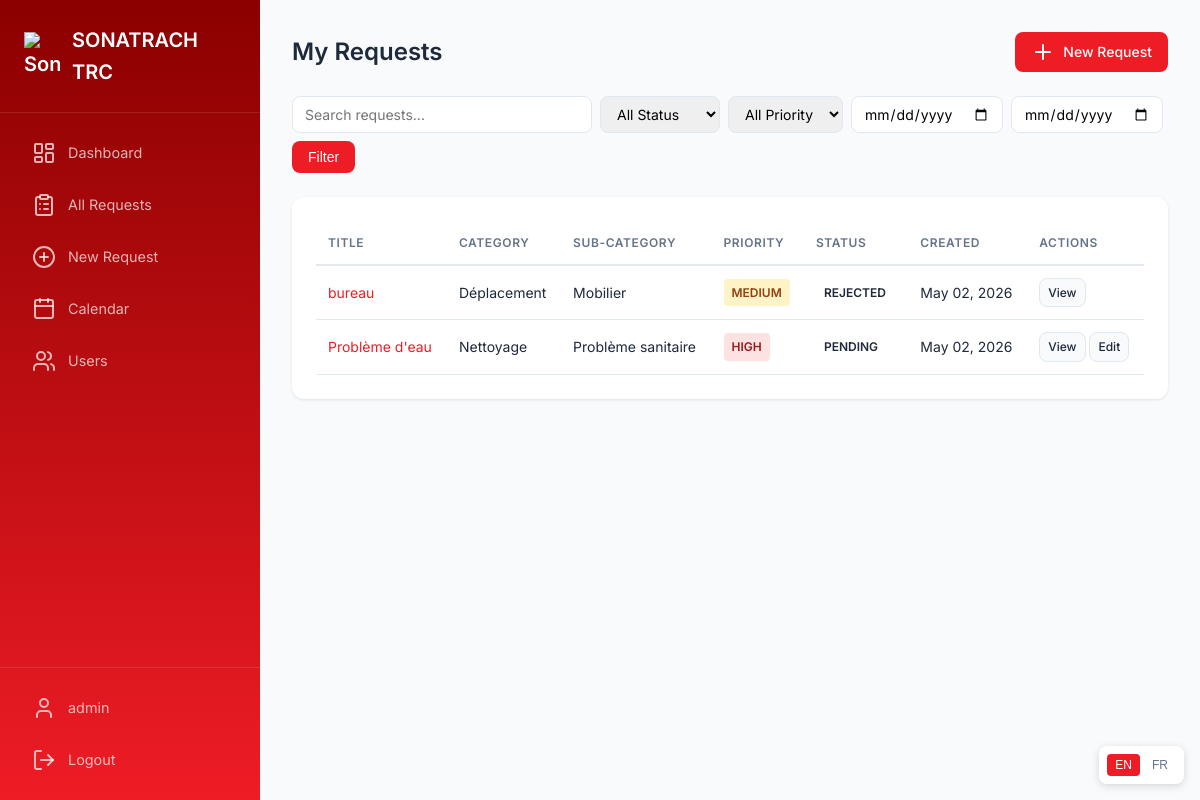
Screenshot of /requests/ (signed in) with the database file from the repository.
### requests_app/models.py (models this page shows, shortened)
class MaintenanceRequest(models.Model):
    REQUEST_CATEGORY_CHOICES = [
        ('deplacement', 'Déplacement'),
        ('nettoyage', 'Nettoyage'),
        ('desinsectisation', 'Désinsectisation'),
        ('maintenance', 'Maintenance'),
    ]
    SUBCATEGORY_DEPLACEMENT = [
        ('materiel_informatique', 'Matériel informatique'),
        ('mobilier', 'Mobilier'),
        ('archives', 'Archives'),
        ('autre_deplacement', 'Autre'),
    ]
    SUBCATEGORY_NETTOYAGE = [
        ('vider_corbeille', 'Vider corbeille'),
        ('poussiere', 'Poussière'),
        ('probleme_sanitaire', 'Problème sanitaire'),
        ('autre_nettoyage', 'Autre'),
    ]
    SUBCATEGORY_DESINSECTISATION = [
        ('fourmis', 'Fourmis'),
        ('cafards', 'Cafards'),
        ('mouches', 'Mouches'),
        ('moustiques', 'Moustiques'),
        ('rongeurs', 'Rongeurs'),
        ('autre_desinsectisation', 'Autre'),
    ]
    SUBCATEGORY_MAINTENANCE = [
        ('prise_electrique', 'Prise électrique'),
        ('led', 'LED'),
        ('climatiseur', 'Climatiseur'),
        ('autre_maintenance', 'Autre'),
    ]
    SUBCATEGORY_CHOICES = SUBCATEGORY_DEPLACEMENT + SUBCATEGORY_NETTOYAGE + SUBCATEGORY_DESINSECTISATION + SUBCATEGORY_MAINTENANCE
    PRIORITY_CHOICES = [
        ('low', 'Low'),
        ('medium', 'Medium'),
        ('high', 'High'),
        ('urgent', 'Urgent'),
    ]
    STATUS_CHOICES = [
        ('pending', 'Pending'),
        ('processing', 'Processing'),
        ('scheduled', 'Scheduled'),
        ('completed', 'Completed'),
        ('rejected', 'Rejected'),
    ]
    requester = models.ForeignKey(User, on_delete=models.CASCADE, related_name='requests')
    request_category = models.CharField(max_length=50, choices=REQUEST_CATEGORY_CHOICES, default='maintenance')
    request_subcategory = models.CharField(max_length=50, choices=SUBCATEGORY_CHOICES, default='autre_maintenance')
    title = models.CharField(max_length=200)
    description = models.TextField()
    office_location = models.CharField(max_length=200)
    destination_location = models.CharField(max_length=200, blank=True)
    priority = models.CharField(max_length=20, choices=PRIORITY_CHOICES, default='medium')
    status = models.CharField(max_length=20, choices=STATUS_CHOICES, default='pending')
    availability_start = models.DateTimeField()
    availability_end = models.DateTimeField()
    scheduled_date = models.DateTimeField(null=True, blank=True)
    admin_notes = models.TextField(blank=True)
    rejection_reason = models.TextField(blank=True)
    attachment = models.ImageField(upload_to='attachments/%Y/%m/', blank=True, null=True)
    created_at = models.DateTimeField(auto_now_add=True)
    updated_at = models.DateTimeField(auto_now=True)
    class Meta:
        ordering = ['-created_at']
    @property
    def status_color(self):
        colors = {
            'pending': 'amber',
            'processing': 'blue',
            'scheduled': 'indigo',
            'completed': 'green',
            'rejected': 'red',
        }
        return colors.get(self.status, 'gray')

### accounts/decorators.py (the view)
        def wrapper(request, *args, **kwargs):
            if not request.user.is_authenticated:
                return redirect('login')
            if not hasattr(request.user, 'profile'):
                messages.error(request, 'User profile not found.')
                return redirect('login')
            if request.user.profile.role not in allowed_roles:
                messages.error(request, 'You do not have permission to access this page.')
                return redirect('request_list')
            return view_func(request, *args, **kwargs)

### accounts/models.py (called while the page is built)
    @property
    def is_admin(self):
        return self.role == 'admin'

### requests_app/templates/requests_app/request_list.html (shortened to what this page needs)
{% extends 'base.html' %}
{% block content %}
<div class="page-header">
    <h1><span class="lang-en">My Requests</span><span class="lang-fr">Mes demandes</span></h1>
    <a href="{% url 'request_create' %}" class="btn btn-primary">
        <i data-lucide="plus"></i> <span class="lang-en">New Request</span><span class="lang-fr">Nouvelle demande</span>
    </a>
</div>
<form method="GET" class="filter-bar">
    <input type="text" name="search" data-en-placeholder="Search requests..." data-fr-placeholder="Rechercher des demandes..." value="{{ search }}" class="form-control" style="width: 300px;">
    <select name="status" class="form-control" style="width: auto;">
        <option value="" data-en="All Status" data-fr="Tous les statuts">All Status</option>
    </select>
    <select name="priority" class="form-control" style="width: auto;">
        <option value="" data-en="All Priority" data-fr="Toutes les priorités">All Priority</option>
    </select>
    <input type="date" name="date_from" value="{{ date_from }}" class="form-control" style="width: auto;" data-en-placeholder="From date" data-fr-placeholder="De la date">
    <input type="date" name="date_to" value="{{ date_to }}" class="form-control" style="width: auto;" data-en-placeholder="To date" data-fr-placeholder="À la date">
    <button type="submit" class="btn btn-primary" style="width: auto; white-space: nowrap;"><span class="lang-en">Filter</span><span class="lang-fr">Filtrer</span></button>
</form>
<div class="card">
    <div class="table-container">
        <table>
            <thead>
                <tr>
                    <th><span class="lang-en">Title</span><span class="lang-fr">Titre</span></th>
                    <th><span class="lang-en">Category</span><span class="lang-fr">Catégorie</span></th>
                    <th><span class="lang-en">Sub-category</span><span class="lang-fr">Sous-catégorie</span></th>
                    <th><span class="lang-en">Priority</span><span class="lang-fr">Priorité</span></th>
                    <th><span class="lang-en">Status</span><span class="lang-fr">Statut</span></th>
                    <th><span class="lang-en">Created</span><span class="lang-fr">Créé</span></th>
                    <th><span class="lang-en">Actions</span><span class="lang-fr">Actions</span></th>
                </tr>
            </thead>
            <tbody>
                {% for req in requests %}
                <tr>
                    <td><a href="{% url 'request_detail' req.id %}" style="color: var(--primary); text-decoration: none;">{{ req.title }}</a></td>
                    <td>{{ req.get_request_category_display }}</td>
                    <td>{{ req.get_request_subcategory_display }}</td>
                    <td><span class="badge badge-{{ req.priority }}">{{ req.get_priority_display }}</span></td>
                    <td><span class="badge badge-{{ req.status_color }}">{{ req.get_status_display }}</span></td>
                    <td>{{ req.created_at|date:"M d, Y" }}</td>
                    <td>
                        <a href="{% url 'request_detail' req.id %}" class="btn btn-secondary" style="padding: 0.25rem 0.5rem; font-size: 0.75rem;"><span class="lang-en">View</span><span class="lang-fr">Voir</span></a>
                        {% if req.status == 'pending' %}
                        <a href="{% url 'request_edit' req.id %}" class="btn btn-secondary" style="padding: 0.25rem 0.5rem; font-size: 0.75rem;"><span class="lang-en">Edit</span><span class="lang-fr">Modifier</span></a>
                        {% endif %}
                    </td>
                </tr>
                {% endfor %}
            </tbody>
        </table>
    </div>
</div>
{% endblock %}

### templates/base.html (shortened to what this page needs)
<!DOCTYPE html>
<html lang="en">
<head>
    <link rel="stylesheet" href="https://unpkg.com/lucide-static@latest/font/lucide.min.css">
    <link rel="stylesheet" href="/static/css/style.css">
</head>
<body>
    {% if user.is_authenticated %}
    <div class="app-container">
        <aside class="sidebar" id="sidebar">
            <div class="sidebar-header">
                <div class="logo">
                    <img src="/static/images/sonatrach.svg" alt="Sonatrach" class="logo-icon" style="width: 36px; height: auto;">
                    <span class="logo-text">SONATRACH TRC</span>
                </div>
            </div>
            <nav class="sidebar-nav">
                {% if user.profile.is_admin %}
                <a href="{% url 'admin_dashboard' %}" class="nav-item {% if request.path == '/admin-panel/' %}active{% endif %}">
                    <i data-lucide="layout-dashboard"></i>
                    <span class="lang-en">Dashboard</span><span class="lang-fr">Tableau de bord</span>
                </a>
                <a href="{% url 'admin_request_list' %}" class="nav-item {% if '/admin-panel/requests' in request.path %}active{% endif %}">
                    <i data-lucide="clipboard-list"></i>
                    <span class="lang-en">All Requests</span><span class="lang-fr">Toutes les demandes</span>
                </a>
                <a href="{% url 'request_create' %}" class="nav-item {% if '/requests/new' in request.path %}active{% endif %}">
                    <i data-lucide="plus-circle"></i>
                    <span class="lang-en">New Request</span><span class="lang-fr">Nouvelle demande</span>
                </a>
                <a href="{% url 'admin_calendar' %}" class="nav-item {% if '/admin-panel/calendar' in request.path %}active{% endif %}">
                    <i data-lucide="calendar"></i>
                    <span class="lang-en">Calendar</span><span class="lang-fr">Calendrier</span>
                </a>
                <a href="{% url 'user_list' %}" class="nav-item {% if '/admin-panel/users' in request.path %}active{% endif %}">
                    <i data-lucide="users"></i>
                    <span class="lang-en">Users</span><span class="lang-fr">Utilisateurs</span>
                </a>
                {% endif %}
            </nav>
            <div class="sidebar-footer">
                <a href="{% url 'profile' %}" class="nav-item">
                    <i data-lucide="user"></i>
                    <span>{{ user.get_full_name|default:user.username }}</span>
                </a>
                <a href="{% url 'logout' %}" class="nav-item">
                    <i data-lucide="log-out"></i>
                    <span class="lang-en">Logout</span><span class="lang-fr">Déconnexion</span>
                </a>
            </div>
        </aside>
        <main class="main-content">
            {% block content %}{% endblock %}
        </main>
    </div>
    {% else %}
    <div class="auth-container">
        {% block auth_content %}{% endblock %}
    </div>
    {% endif %}
    <div class="language-switcher" style="position: fixed; bottom: 1rem; right: 1rem; z-index: 999; background: white; padding: 0.5rem; border-radius: 0.5rem; box-shadow: 0 2px 8px rgba(0,0,0,0.15);">
        <div style="display: flex; gap: 0.25rem;">
            <button id="lang-en" style="border: none; padding: 0.25rem 0.5rem; border-radius: 0.25rem; cursor: pointer; font-size: 0.75rem;">EN</button>
            <button id="lang-fr" style="border: none; padding: 0.25rem 0.5rem; border-radius: 0.25rem; cursor: pointer; font-size: 0.75rem;">FR</button>
        </div>
    </div>
</body>
</html>

### static/css/style.css (style rules this page uses)
:root { --primary: #EE1C25; --primary-dark: #C81018; --primary-light: #FF4040; --sidebar-bg: linear-gradient(180deg, #8B0000 0%, #EE1C25 100%); --content-bg: #f8fafc; --card-bg: #ffffff; --text-primary: #1e293b; --text-secondary: #64748b; --border-color: #e2e8f0; --success: #10b981; --warning: #f59e0b; --danger: #EE1C25; --info: #3b82f6; }
* { margin: 0; padding: 0; box-sizing: border-box; }
html, body { height: 100%; }
body { font-family: 'Inter', sans-serif; background: var(--content-bg); color: var(--text-primary); line-height: 1.6; }
.app-container { display: flex; min-height: 100vh; }
.sidebar { width: 260px; background: var(--sidebar-bg); color: white; display: flex; flex-direction: column; position: fixed; top: 0; bottom: 0; left: 0; z-index: 100; transition: transform 0.3s; overflow-y: auto; -webkit-overflow-scrolling: touch; }
.sidebar-header { padding: 1.5rem; border-bottom: 1px solid rgba(255,255,255,0.1); }
.logo { display: flex; align-items: center; gap: 0.75rem; font-size: 1.25rem; font-weight: 600; }
.logo-icon { width: 28px; height: 28px; }
.sidebar-nav { flex: 1; padding: 1rem; display: flex; flex-direction: column; gap: 0.25rem; overflow-y: auto; }
.nav-item { display: flex; align-items: center; gap: 0.75rem; padding: 0.75rem 1rem; color: rgba(255,255,255,0.7); text-decoration: none; border-radius: 0.5rem; transition: all 0.2s; font-size: 0.9rem; }
.sidebar-footer { padding: 1rem; border-top: 1px solid rgba(255,255,255,0.1); display: flex; flex-direction: column; gap: 0.25rem; }
.main-content { flex: 1; margin-left: 260px; padding: 2rem; max-width: calc(100vw - 260px); }
.page-header { display: flex; justify-content: space-between; align-items: center; margin-bottom: 1.5rem; }
.page-header h1 { font-size: 1.5rem; font-weight: 600; }
.card { background: var(--card-bg); border-radius: 0.75rem; padding: 1.5rem; box-shadow: 0 1px 3px rgba(0,0,0,0.1); margin-bottom: 1.5rem; }
.btn { display: inline-flex; align-items: center; gap: 0.5rem; padding: 0.5rem 1rem; border: none; border-radius: 0.5rem; font-size: 0.875rem; font-weight: 500; cursor: pointer; text-decoration: none; transition: all 0.2s; }
.btn-primary { background: var(--primary); color: white; }
.btn-secondary { background: var(--content-bg); color: var(--text-primary); border: 1px solid var(--border-color); }
.form-control { width: 100%; padding: 0.5rem 0.75rem; border: 1px solid var(--border-color); border-radius: 0.5rem; font-size: 0.875rem; font-family: 'Inter', sans-serif; transition: border-color 0.2s; }
.table-container { overflow-x: auto; }
table { width: 100%; border-collapse: collapse; }
th { text-align: left; padding: 0.75rem; font-size: 0.75rem; font-weight: 600; text-transform: uppercase; letter-spacing: 0.05em; color: var(--text-secondary); border-bottom: 2px solid var(--border-color); }
td { padding: 0.75rem; font-size: 0.875rem; border-bottom: 1px solid var(--border-color); }
.badge { display: inline-block; padding: 0.25rem 0.5rem; border-radius: 0.25rem; font-size: 0.75rem; font-weight: 600; text-transform: uppercase; }
.badge-medium { background: #fef3c7; color: #92400e; }
.badge-high { background: #fee2e2; color: #991b1b; }
.filter-bar { display: flex; gap: 0.5rem; margin-bottom: 1.5rem; flex-wrap: wrap; }
.lang-en { display: inline !important; }

### rows the page displays
MaintenanceRequest: title "bureau", request_category "Déplacement", request_subcategory "Mobilier", priority "MEDIUM", status "REJECTED", created_at "May 02, 2026"
MaintenanceRequest: title "Problème d'eau", request_category "Nettoyage", request_subcategory "Problème sanitaire", priority "HIGH", status "PENDING", created_at "May 02, 2026", shows "Edit"

### other values shown
{{ user.get_full_name|default:user.username }} "admin"
